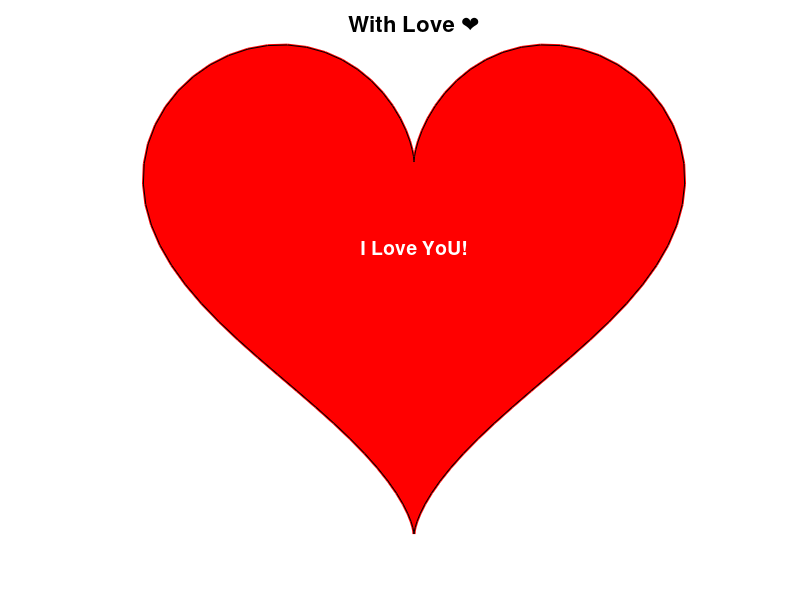

This figure's MATLAB source:
disp('-----------------------------------');
disp('      A Special Message for You    ');
disp('-----------------------------------');
pause(1); disp('Decrypting a message...');pause(1.5);
secret = char([75 34 78 113 120 103 34 91 113 87 35]);
decode = char(secret - 2);
disp('-----------------------------------');
fprintf('💌 Here is my heartfelt message to you: "%s" 💌\n', decode);
disp('-----------------------------------');
t = linspace(0, 2*pi, 100);
x = 16 * sin(t).^3; y = 13 * cos(t) - 5*cos(2*t) - 2*cos(3*t) - cos(4*t);
figure;plot(x, y, 'r', 'LineWidth', 2);
hold on;fill(x, y, 'r');
text(0, 0, decode, 'HorizontalAlignment', 'center', 'FontSize', 14, 'Color', 'white', 'FontWeight', 'bold');
axis equal;title('With Love ❤', 'FontSize', 16);set(gca, 'Color', 'k');axis off;
